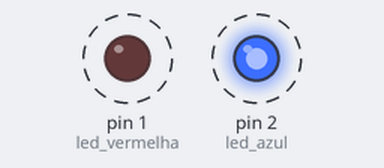
The sketch below on a simulated Arduino Uno, built with avr-gcc and run on an emulated ATmega328P. On the bench: output pins drawn as LEDs (lit = HIGH). Dashed ring = blinking.

Above: at 0.5 s.
Timing chart, 0 to 4.6 s (numbered marks = the images above):
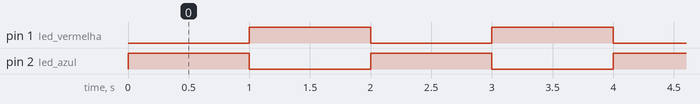

Measured:
- by itself, pin 1 (led_vermelha), pin 2 (led_azul): alternates HIGH for 1.0 s and LOW for 1.0 s

The sketch:

codigo.ino
```cpp
// C++ code
//
void setup()
{
  pinMode(2, OUTPUT); // led azul
  pinMode(1, OUTPUT); // led vermelha
}

void loop()
{
  digitalWrite(2, HIGH);
  digitalWrite(1, LOW);
  delay(1000); // 1 segundo
  digitalWrite(1, HIGH);
  digitalWrite(2, LOW);
  delay(1000); // 1 segundo
}
```
